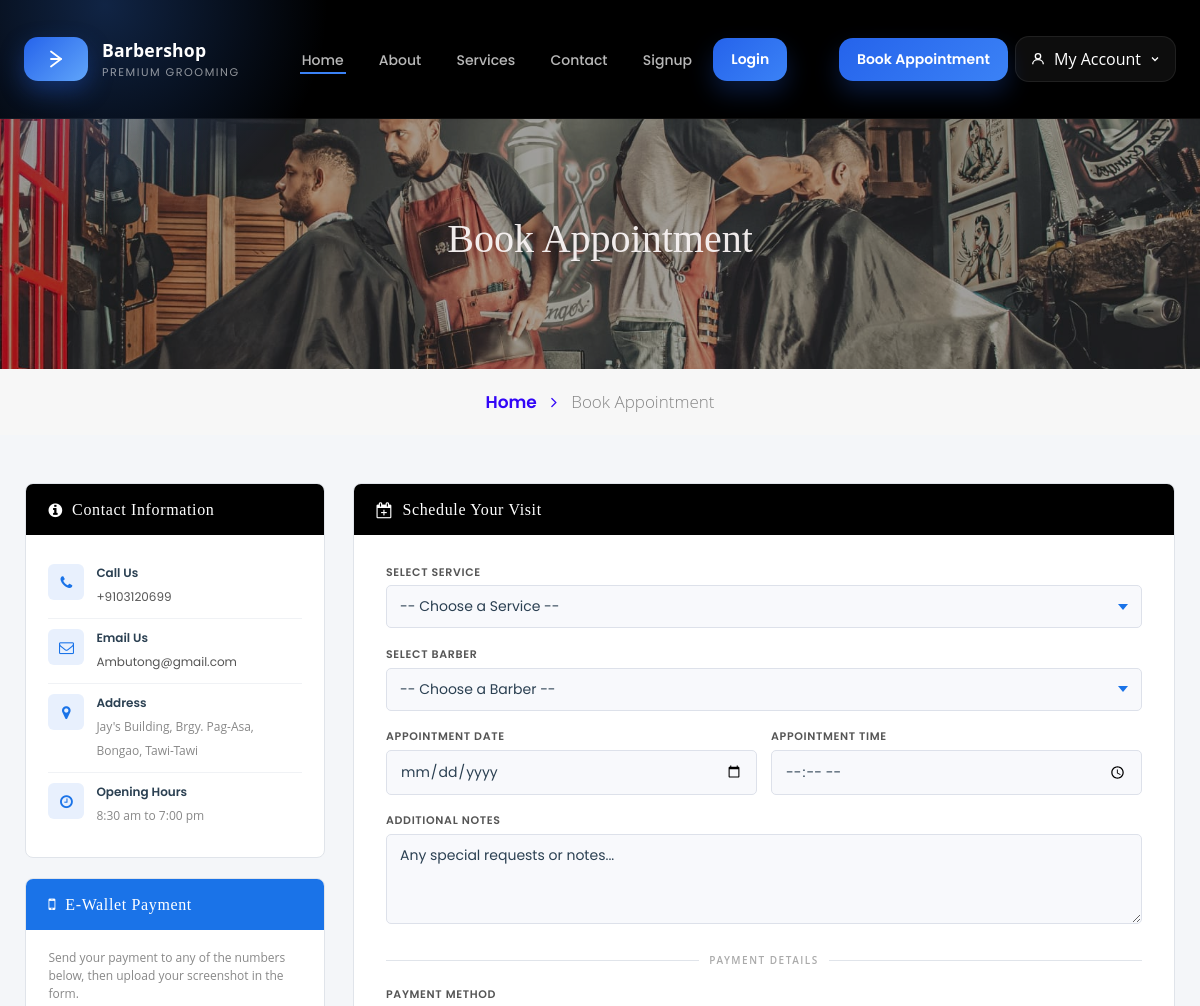
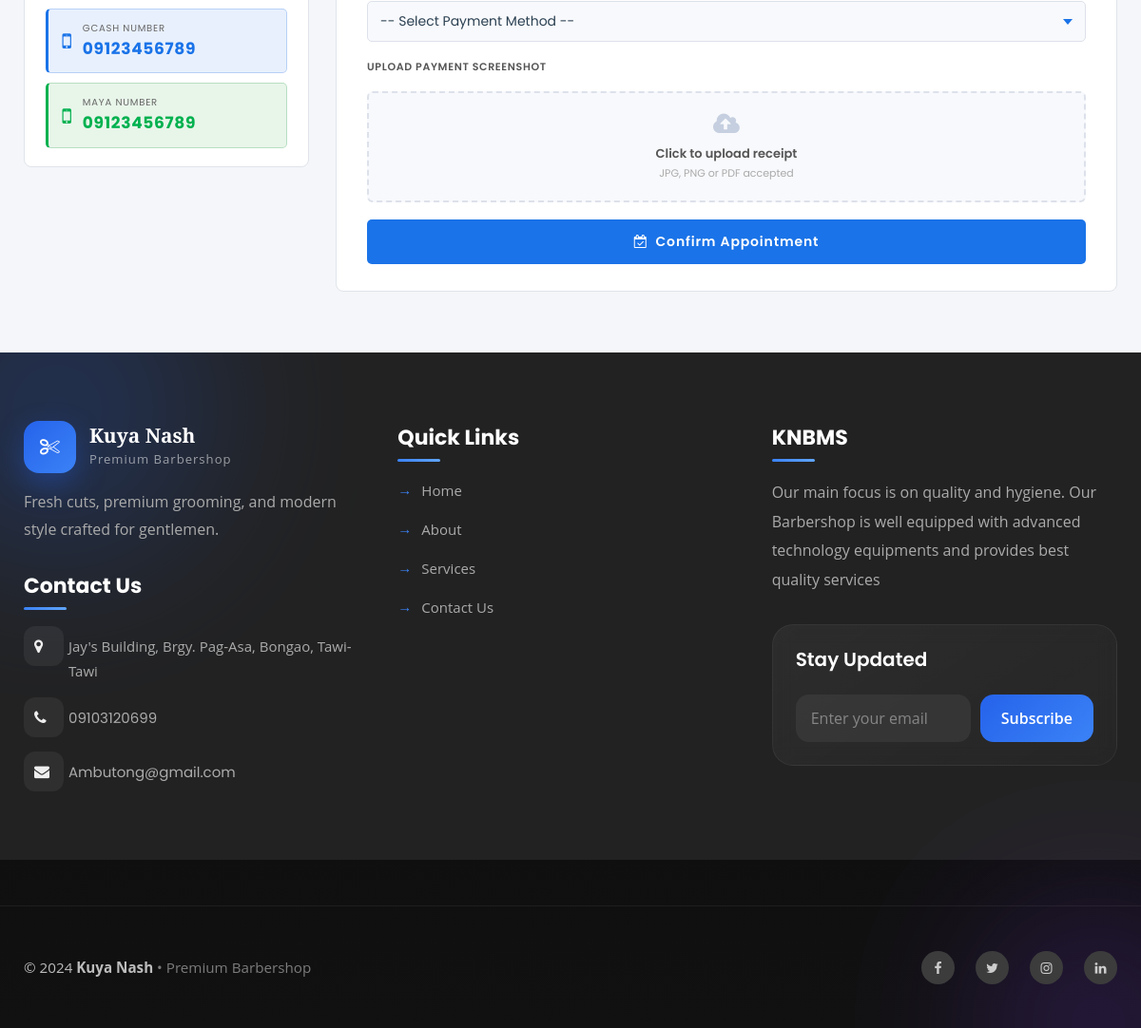
Screenshot of /book-appointment.php (signed in) with the database file from the repository (2 pictures, top to bottom).
### tables this page shows
CREATE TABLE `tblpage` (
  `ID` int(10) NOT NULL,
  `PageType` varchar(200) DEFAULT NULL,
  `PageTitle` mediumtext DEFAULT NULL,
  `PageDescription` mediumtext DEFAULT NULL,
  `Email` varchar(200) DEFAULT NULL,
  `MobileNumber` bigint(10) DEFAULT NULL,
  `UpdationDate` date DEFAULT NULL,
  `Timing` varchar(200) NOT NULL
);

### book-appointment.php (the view, shortened to what this page needs)
<!doctype html>
<html lang="en">
<head>
  <link rel="stylesheet" href="assets/css/style-starter.css">
  <link rel="stylesheet" href="https://cdnjs.cloudflare.com/ajax/libs/font-awesome/4.7.0/css/font-awesome.min.css">
</head>
<body id="home">
<?php include_once('includes/header.php'); ?>
<section class="w3l-inner-banner-main">
  <div class="about about-inner">
    <div class="container">
      <div class="seen-w3">
        <h4 class="title">Book Appointment</h4>
      </div>
    </div>
  </div>
  <div class="breadcrumbs-sub">
    <div class="container">
      <ul class="breadcrumbs-custom-path">
        <li><a href="index.php">Home <span class="fa fa-angle-right" aria-hidden="true"></span></a></li>
        <li class="active">Book Appointment</li>
      </ul>
    </div>
  </div>
</section>
<section class="bk-section">
  <div class="container">
    <div class="bk-grid">
      <div class="bk-left">
        <div class="bk-card">
          <div class="bk-card-header">
            <span class="fa fa-info-circle"></span>
            <h3>Contact Information</h3>
          </div>
          <div class="bk-card-body">
            <?php
              $ret = mysqli_query($con, "SELECT * FROM tblpage WHERE PageType='contactus'");
              if ($ret && mysqli_num_rows($ret) > 0):
                $row = mysqli_fetch_array($ret);
            ?>
            <div class="bk-contact-item">
              <div class="bk-contact-icon"><span class="fa fa-phone"></span></div>
              <div class="bk-contact-text">
                <strong>Call Us</strong>
                <span><a href="tel:<?php echo htmlspecialchars($row['MobileNumber']); ?>">+<?php echo htmlspecialchars($row['MobileNumber']); ?></a></span>
              </div>
            </div>
            <div class="bk-contact-item">
              <div class="bk-contact-icon"><span class="fa fa-envelope-o"></span></div>
              <div class="bk-contact-text">
                <strong>Email Us</strong>
                <span><a href="mailto:<?php echo htmlspecialchars($row['Email']); ?>"><?php echo htmlspecialchars($row['Email']); ?></a></span>
              </div>
            </div>
            <div class="bk-contact-item">
              <div class="bk-contact-icon"><span class="fa fa-map-marker"></span></div>
              <div class="bk-contact-text">
                <strong>Address</strong>
                <span><?php echo htmlspecialchars($row['PageDescription']); ?></span>
              </div>
            </div>
            <div class="bk-contact-item">
              <div class="bk-contact-icon"><span class="fa fa-clock-o"></span></div>
              <div class="bk-contact-text">
                <strong>Opening Hours</strong>
                <span><?php echo htmlspecialchars($row['Timing']); ?></span>
              </div>
            </div>
            <?php else: ?>
            <p style="color:#888;font-size:13px;margin:0;">Contact information unavailable.</p>
            <?php endif; ?>
          </div>
        </div>
        <div class="bk-card">
          <div class="bk-card-header blue">
            <span class="fa fa-mobile"></span>
            <h3>E-Wallet Payment</h3>
          </div>
          <div class="bk-card-body">
            <p style="font-size:12px;color:#888;margin:0 0 12px;">
              Send your payment to any of the numbers below, then upload your screenshot in the form.
            </p>
            <div class="pay-box gcash">
              <span class="fa fa-mobile"></span>
              <div>
                <div class="pay-label">GCash Number</div>
                <div class="pay-num">09123456789</div>
              </div>
            </div>
            <div class="pay-box maya">
              <span class="fa fa-mobile"></span>
              <div>
                <div class="pay-label">Maya Number</div>
                <div class="pay-num">09123456789</div>
              </div>
            </div>
          </div>
        </div>
      </div>
      <div class="bk-card">
        <div class="bk-card-header">
          <span class="fa fa-calendar-plus-o"></span>
          <h3>Schedule Your Visit</h3>
        </div>
        <div class="bk-form-body">
          <form method="post" enctype="multipart/form-data" autocomplete="off">
            <div class="field-group">
              <label for="service">Select Service</label>
              <select id="service" name="service" required>
                <option value="">-- Choose a Service --</option>
              </select>
            </div>
            <div class="field-group">
              <label for="barber">Select Barber</label>
              <select id="barber" name="barber" required>
                <option value="">-- Choose a Barber --</option>
              </select>
            </div>
            <div class="field-row">
              <div class="field-group">
                <label for="adate">Appointment Date</label>
                <input type="date" id="adate" name="adate" required>
              </div>
              <div class="field-group">
                <label for="atime">Appointment Time</label>
                <input type="time" id="atime" name="atime" required>
              </div>
            </div>
            <div class="field-group">
              <label for="message">Additional Notes</label>
              <textarea id="message" name="message" placeholder="Any special requests or notes..."></textarea>
            </div>
            <div class="bk-sep"><span>Payment Details</span></div>
            <div class="field-group">
              <label for="payment_method">Payment Method</label>
              <select id="payment_method" name="payment_method" required>
                <option value="">-- Select Payment Method --</option>
              </select>
            </div>
            <div class="field-group">
              <label>Upload Payment Screenshot</label>
            </div>
            <div class="bk-upload-area">
              <span class="fa fa-cloud-upload"></span>
              <div class="upl-title">Click to upload receipt</div>
              <div class="upl-sub">JPG, PNG or PDF accepted</div>
            </div>
            <button type="submit" name="submit" class="btn-apt">
              <span class="fa fa-calendar-check-o"></span>
              Confirm Appointment
            </button>
          </form>
        </div>
      </div>
    </div>
  </div>
</section>
<?php include_once('includes/footer.php'); ?>
</body>
</html>

### includes/footer.php (shortened to what this page needs)
<section class="w3l-footer-29-main modern-footer">
  <div class="footer-29 py-5">
    <div class="container py-lg-4">
      <div class="row footer-top-29">
        <div class="col-lg-4 col-md-6 footer-list-29 footer-contact">
          <div class="footer-brand">
            <div class="footer-logo">
              <i class="fa fa-scissors"></i>
            </div>
            <div>
              <h4>Kuya Nash</h4>
              <span>Premium Barbershop</span>
            </div>
          </div>
          <p class="footer-desc">
            Fresh cuts, premium grooming, and modern style crafted for gentlemen.
          </p>
          <h6 class="footer-title-29">Contact Us</h6>
          <ul class="footer-contact-list">
            <?php
            $ret=mysqli_query($con,"select * from tblpage where PageType='contactus'");
            while ($row=mysqli_fetch_array($ret)) {
            ?>
            <li>
              <div class="footer-icon">
                <span class="fa fa-map-marker"></span>
              </div>
              <p><?php echo $row['PageDescription']; ?></p>
            </li>
  <li>
  <div class="footer-icon">
    <span class="fa fa-phone"></span>
  </div>
  <?php
    $mobile = preg_replace('/[^0-9]/', '', $row['MobileNumber']);
    if(substr($mobile,0,2) != '09'){
        $mobile = '0' . substr($mobile,-10);
    }
  ?>
  <a href="tel:<?php echo $mobile; ?>">
    <?php echo $mobile; ?>
  </a>
</li>
            <li>
              <div class="footer-icon">
                <span class="fa fa-envelope"></span>
              </div>
              <a href="mailto:<?php echo $row['Email']; ?>">
                <?php echo $row['Email']; ?>
              </a>
            </li>
            <?php } ?>
          </ul>
        </div>
        <div class="col-lg-4 col-md-6 footer-list-29 footer-links">
          <h6 class="footer-title-29">Quick Links</h6>
          <ul>
            <li>
              <a href="index.php">
                <span>Home</span>
              </a>
            </li>
            <li>
              <a href="about.php">
                <span>About</span>
              </a>
            </li>
            <li>
              <a href="services.php">
                <span>Services</span>
              </a>
            </li>
            <li>
              <a href="contact.php">
                <span>Contact Us</span>
              </a>
            </li>
          </ul>
        </div>
        <div class="col-lg-4 col-md-12 footer-list-29 footer-about">
          <?php
          $ret=mysqli_query($con,"select * from tblpage where PageType='aboutus'");
          while ($row=mysqli_fetch_array($ret)) {
          ?>
          <h6 class="footer-title-29">
            <?php echo $row['PageTitle']; ?>
          </h6>
          <p class="footer-about-text">
            <?php echo $row['PageDescription']; ?>
          </p>
          <?php } ?>
          <div class="footer-newsletter">
            <h5>Stay Updated</h5>
            <form class="newsletter-form">
              <input type="email"
                placeholder="Enter your email"
                required>
              <button type="submit">
                Subscribe
              </button>
            </form>
          </div>
        </div>
      </div>
    </div>
  </div>
  <section class="w3l-copyright">
    <div class="container">
      <div class="bottom-copies">
        <div class="copyright-left">
          <p>
            © 2024 <strong>Kuya Nash</strong>
            <span>• Premium Barbershop</span>
          </p>
        </div>
        <div class="main-social-footer-29">
          <a href="#" class="social facebook">
            <span class="fa fa-facebook"></span>
          </a>
          <a href="#" class="social twitter">
            <span class="fa fa-twitter"></span>
          </a>
          <a href="#" class="social instagram">
            <span class="fa fa-instagram"></span>
          </a>
          <a href="#" class="social linkedin">
            <span class="fa fa-linkedin"></span>
          </a>
        </div>
      </div>
    </div>
  </section>
</section>

### book-appointment.php (style rules this page uses)
.w3l-inner-banner-main .about-inner { background: url('assets/images/a1.jpg') no-repeat center; background-size: cover; }
body { background: #f4f6f9; font-family: 'Poppins', sans-serif; }
.bk-section { padding: 3rem 0 4rem; }
.bk-grid { display: grid; grid-template-columns: 300px 1fr; gap: 28px; align-items: start; }
.bk-left { display: flex; flex-direction: column; gap: 20px; }
.bk-card { background: #fff; border-radius: 8px; border: 1px solid #e0e4ea; overflow: hidden; }
.bk-card-header { background: #000; padding: 1rem 1.4rem; display: flex; align-items: center; gap: 10px; }
.bk-card-header.blue { background: #1a73e8; }
.bk-card-header h3 { font-family: 'Josefin Slab', serif; font-size: 1rem; color: #fff; margin: 0; letter-spacing: 0.04em; }
.bk-card-header .fa { color: #fff; font-size: 16px; }
.bk-card-body { padding: 1.2rem 1.4rem; }
.bk-contact-item { display: flex; gap: 12px; align-items: flex-start; padding: 10px 0; border-bottom: 1px solid #f0f2f5; }
.bk-contact-item:last-child { border-bottom: none; }
.bk-contact-icon { width: 36px; height: 36px; background: #e8f0fd; border-radius: 6px; display: flex; align-items: center; justify-content: center; flex-shrink: 0; }
.bk-contact-icon .fa { color: #1a73e8; font-size: 15px; }
.bk-contact-text strong { display: block; font-size: 12px; font-weight: 600; color: #2b4052; margin-bottom: 2px; }
.bk-contact-text span { font-size: 12px; color: #888; line-height: 1.5; }
.bk-contact-text a { color: #555; text-decoration: none; }
.pay-box { display: flex; align-items: center; gap: 12px; border-radius: 5px; padding: 12px 14px; margin-top: 10px; }
.pay-box:first-of-type { margin-top: 0; }
.pay-box.gcash { background: #e8f0fd; border: 1px solid #b8d0f7; border-left: 3px solid #1a73e8; }
.pay-box.maya { background: #e8f5e9; border: 1px solid #b7dfc2; border-left: 3px solid #00b14f; margin-top: 10px; }
.pay-box .fa { font-size: 22px; flex-shrink: 0; }
.pay-box.gcash .fa { color: #1a73e8; }
.pay-box.maya .fa { color: #00b14f; }
.pay-box .pay-label { font-size: 10px; color: #666; text-transform: uppercase; letter-spacing: 0.08em; margin-bottom: 2px; }
.pay-box.gcash .pay-num { font-size: 17px; font-weight: 700; color: #1a73e8; letter-spacing: 0.04em; }
.pay-box.maya .pay-num { font-size: 17px; font-weight: 700; color: #00b14f; letter-spacing: 0.04em; }
.bk-form-body { padding: 1.8rem 2rem; }
.field-group { margin-bottom: 1.1rem; }
.field-group label { display: block; font-size: 11px; font-weight: 600; color: #555; margin-bottom: 5px; letter-spacing: 0.06em; text-transform: uppercase; }
.field-group input, .field-group select, .field-group textarea { width: 100%; box-sizing: border-box; padding: 10px 13px; border: 1px solid #dde1ea; border-radius: 5px; font-size: 14px; color: #2b4052; background: #f8f9fc; outline: none; font-family: 'Poppins', sans-serif; transition: border-color 0.2s, background 0.2s, box-shadow 0.2s; }
.field-group textarea { resize: vertical; min-height: 90px; }
.field-group select { appearance: none; -webkit-appearance: none; background-repeat: no-repeat; background-position: right 13px center; padding-right: 34px; cursor: pointer; }
.field-row { display: grid; grid-template-columns: 1fr 1fr; gap: 14px; }
.bk-sep { display: flex; align-items: center; gap: 10px; margin: 1.4rem 0 1.1rem; }
.bk-sep::before, .bk-sep::after { content:''; flex:1; height:1px; background:#e0e4ea; }
.bk-sep span { font-size: 10px; letter-spacing: 0.15em; text-transform: uppercase; color: #aaa; font-weight: 600; white-space: nowrap; }
.bk-upload-area { border: 2px dashed #dde1ea; border-radius: 6px; padding: 20px; text-align: center; cursor: pointer; transition: border-color 0.2s, background 0.2s; position: relative; background: #f8f9fc; margin-bottom: 1.1rem; }
.bk-upload-area .fa { font-size: 26px; color: #c5cfe0; display: block; margin-bottom: 8px; }
.bk-upload-area .upl-title { font-size: 13px; font-weight: 600; color: #555; margin-bottom: 3px; }
.bk-upload-area .upl-sub { font-size: 11px; color: #aaa; }
.btn-apt { width: 100%; padding: 13px; background: #1a73e8; color: #fff; border: none; border-radius: 5px; font-size: 14px; font-weight: 600; letter-spacing: 0.06em; cursor: pointer; font-family: 'Poppins', sans-serif; transition: background 0.2s; display: flex; align-items: center; justify-content: center; gap: 8px; margin-top: 0.4rem; }

### rows the page displays
tblpage: MobileNumber "9103120699", Email "Ambutong@gmail.com", PageDescription "Jay's Building, Brgy. Pag-Asa, Bongao, Tawi-Tawi", Timing "8:30 am to 7:00 pm", MobileNumber "09103120699"
tblpage: PageTitle "KNBMS", PageDescription "Our main focus is on quality and hygiene. Our Barbershop is well equipped with advanced technology equipments and provides best quality services"
